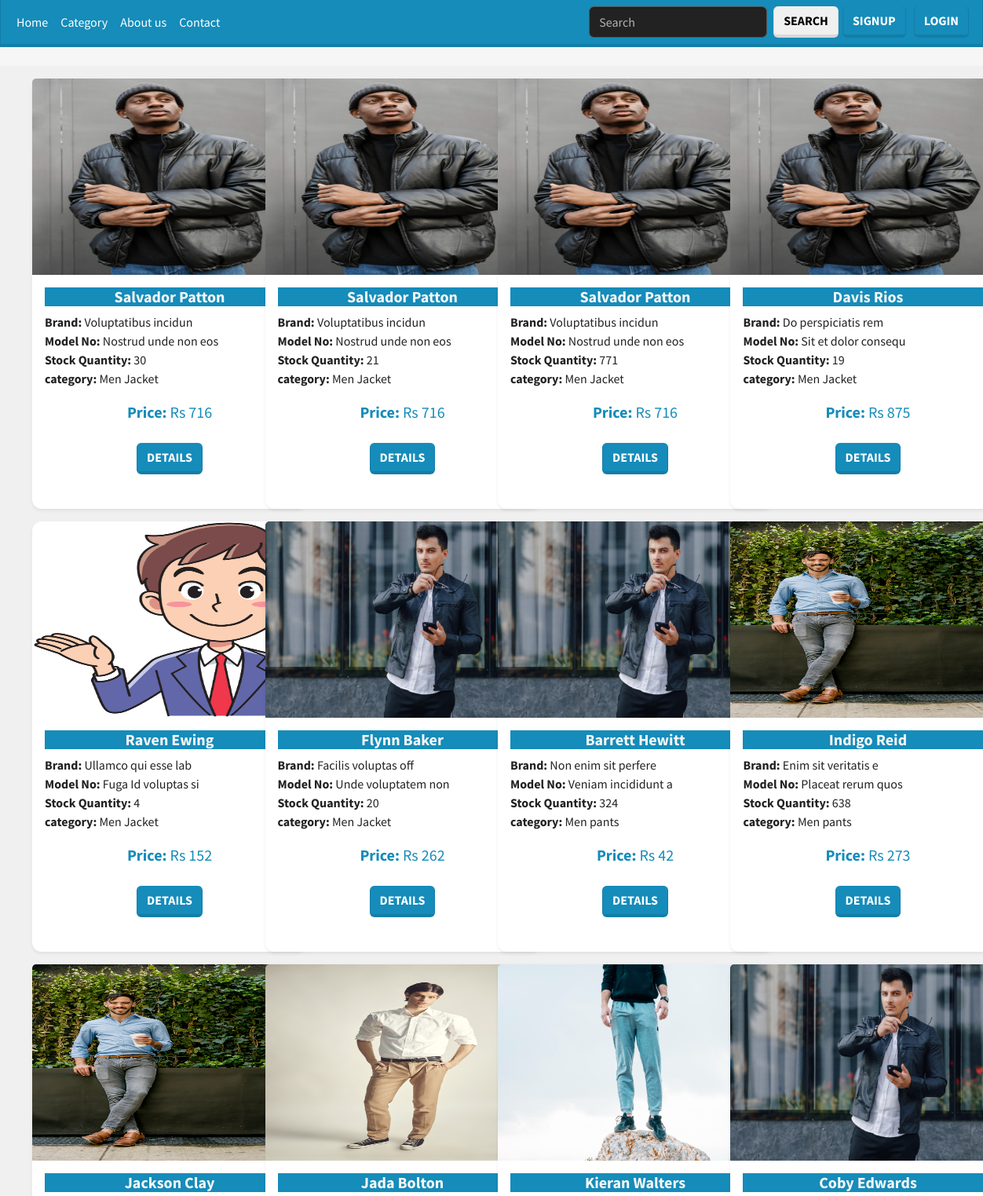
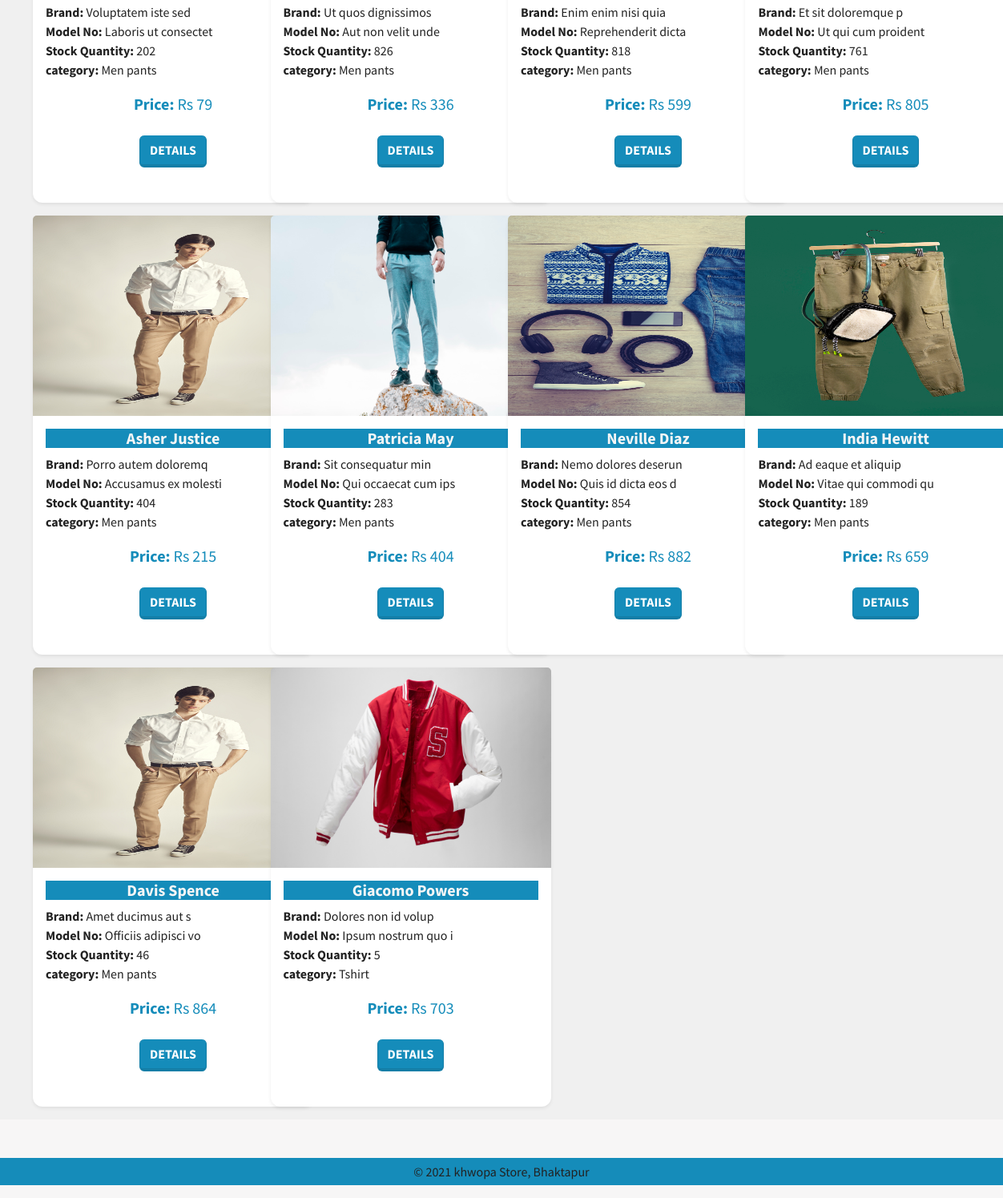
The page /welcomepage/home.php on the database its author committed (2 pictures, top to bottom).
### tables this page shows
CREATE TABLE `products` (
  `pid` int(11) NOT NULL,
  `cid` int(11) NOT NULL,
  `p_name` varchar(500) NOT NULL,
  `p_model` varchar(500) NOT NULL,
  `p_brand` varchar(500) NOT NULL,
  `p_description` text NOT NULL,
  `p_price` int(11) NOT NULL,
  `p_stocksQuantity` int(11) NOT NULL DEFAULT 0,
  `p_dateAndTime` datetime NOT NULL DEFAULT current_timestamp(),
  `p_image` varchar(500) NOT NULL
);

CREATE TABLE `categorys` (
  `cid` int(11) NOT NULL,
  `c_name` varchar(500) NOT NULL,
  `c_img` varchar(5000) NOT NULL
);

### welcomepage/functions.php (called while the page is built, shortened)
<?php
function selectProducts($conn)
{
    $sql = "SELECT products.pid, products.cid, products.p_name, products.p_model, products.p_brand,
                   products.p_price, products.p_stocksQuantity, products.p_image, categorys.c_name
            FROM products
            INNER JOIN categorys ON products.cid = categorys.cid
            WHERE products.p_stocksQuantity > 0
            ORDER BY categorys.c_name ASC";
    $stmt = $conn->prepare($sql);
    $stmt->execute();
    $result = $stmt->get_result();
    return $result;
}
?>

### welcomepage/home.php (the view, shortened to what this page needs)
<?php include "./layout/header.php";
include "../database/db.php";
include "functions.php";
?>
<?php
if (isset($_GET['category_single']) && isset($_GET['cid'])) {
  $cid = $_GET['cid'];
  $result = category_product_display($cid, $conn);
} else if (isset($_GET['search'])) {
  $searchTerm = $_GET['search'];
  $result = SearchFunction($searchTerm, $conn);
} else {
  $result = selectProducts($conn);
}
?>
<div class="container-fluid bg-trasparent my-4 p-3" style="position: relative;">
  <div class="row row-cols-1 row-cols-xs-2 row-cols-sm-2 row-cols-lg-4 g-3">
    <?php
    if ($result && $result->num_rows > 0) {
      while ($row = $result->fetch_assoc()) {
        ?>
        <div class="col">
          <div class="card h-100 shadow-sm">
            <img src="../image/product/<?php echo $row['p_image']; ?>" class="card-img-top"
              alt="<?php echo $row['p_name']; ?>">
            <div class="card-body">
              <h5 class="card-title bg-primary text-light" style="text-align:center;">
                <strong><?php echo $row['p_name']; ?></strong>
              </h5>
              <p class="card-text">
                <strong>Brand:</strong> <?php echo $row['p_brand']; ?><br>
                <strong>Model No:</strong> <?php echo $row['p_model']; ?><br>
                <strong>Stock Quantity:</strong> <?php echo $row['p_stocksQuantity']; ?> <br>
                <strong>category:</strong> <?php echo $row['c_name']; ?>
              </p>
              <p class="card-text text-primary" style="text-align: center; font-size: 20px;">
                <strong>Price:</strong> <?php echo 'Rs ' . $row['p_price']; ?>
              </p>
              <div class="text-center my-4">
              <button type="button" class="btn btn-primary formBtnPadding" data-bs-toggle="modal"
                            data-bs-target="#login">
                            Details
                        </button>
              </div>
            </div>
          </div>
        </div>
        <?php
      }
    } else {
      echo '<p>No products available.</p>';
    }
    ?>
  </div>
</div>
<?php include "./layout/footer.php" ?>

### welcomepage/layout/header.php (shortened to what this page needs)
<!doctype html>
<html lang="en">
<head>
    <link href="https://cdn.jsdelivr.net/npm/bootstrap@5.3.3/dist/css/bootstrap.min.css" rel="stylesheet"
>
    <link rel="stylesheet" href="../css/bootstrap.min.css">
    <link rel="stylesheet" href="../css/bootswagger.css">
    <link rel="stylesheet" href="../css/custom.css">
    <link rel="stylesheet" href="../css/sweetalert.css">
</head>
<body>
    <nav class="navbar navbar-expand-lg bg-primary" data-bs-theme="dark">
        <div class="container-fluid">
            <div class="collapse navbar-collapse" id="navbarColor01">
                <ul class="navbar-nav me-auto">
                    <li class="nav-item">
                        <a class="nav-link active_nav" href="./home.php">Home</a>
                    </li>
                    <li class="nav-item">
                        <a class="nav-link active_nav" href="./category.php">Category</a>
                    </li>
                    <li class="nav-item">
                        <a class="nav-link active_nav" href="./aboutus.php">About us</a>
                    </li>
                    <li class="nav-item">
                        <a class="nav-link active_nav" href="#">Contact</a>
                    </li>
                </ul>
                <form class="d-flex" action="home.php" method="get">
                    <input class="form-control me-sm-2" type="search" name="search" placeholder="Search">
                    <button class="btn btn-secondary my-2 my-sm-0" type="submit">Search</button>
                </form>
                <ul class="navbar-nav">
                    <li class="nav-item">
                        <button type="button" class="btn btn-primary formBtnPadding" data-bs-toggle="modal"
                            data-bs-target="#signup">
                            Signup
                        </button>
                    </li>
                    <li class="nav-item">
                        <button type="button" class="btn btn-primary formBtnPadding" data-bs-toggle="modal"
                            data-bs-target="#login">
                            Login
                        </button>
                    </li>
                </ul>
            </div>
        </div>
    </nav>
    <div class="bg-secondary">
        <div id="main_body">

### welcomepage/layout/footer.php (shortened to what this page needs)
</div>
</div>
  <br>
 <div class="bg-primary" id="footer_div"><p class="footer_text"> © 2021 khwopa Store, Bhaktapur</p></div>
</body>
</html>

### css/custom.css (style rules this page uses)
nav .active_nav { color: white !important; }
.card-img, .card-img-bottom, .card-img-top { width: 100%; height: 250px; }
a { text-decoration: none; color: white; }
#main_body { min-height: 593px !important; margin-left: 2% !important; margin-right: 2% !important; text-align: justify; margin-top:1% ; }
body { background-color: #f7f6f6; }
.card { width: 350px; border: none; box-shadow: 5px 6px 6px 2px #e9ecef; border-radius: 12px; }
.footer_text { text-align: center; padding: 5px; }

### welcomepage/layout/header.php (style rules this page uses)
.formBtnPadding { margin-left: 5px; margin-right: 5px; }

### rows shown on the page
products: p_image (picture), p_name "Salvador Patton", p_brand "Voluptatibus incidun", p_model "Nostrud unde non eos", p_stocksQuantity "30", cid.c_name "Men Jacket", p_price "716"
products: p_image (picture), p_name "Salvador Patton", p_brand "Voluptatibus incidun", p_model "Nostrud unde non eos", p_stocksQuantity "21", cid.c_name "Men Jacket", p_price "716"
products: p_image (picture), p_name "Salvador Patton", p_brand "Voluptatibus incidun", p_model "Nostrud unde non eos", p_stocksQuantity "771", cid.c_name "Men Jacket", p_price "716"
products: p_image (picture), p_name "Davis Rios", p_brand "Do perspiciatis rem", p_model "Sit et dolor consequ", p_stocksQuantity "19", cid.c_name "Men Jacket", p_price "875"
products: p_image (picture), p_name "Raven Ewing", p_brand "Ullamco qui esse lab", p_model "Fuga Id voluptas si", p_stocksQuantity "4", cid.c_name "Men Jacket", p_price "152"
products: p_image (picture), p_name "Flynn Baker", p_brand "Facilis voluptas off", p_model "Unde voluptatem non", p_stocksQuantity "20", cid.c_name "Men Jacket", p_price "262"
products: p_image (picture), p_name "Barrett Hewitt", p_brand "Non enim sit perfere", p_model "Veniam incididunt a", p_stocksQuantity "324", cid.c_name "Men pants", p_price "42"
products: p_image (picture), p_name "Indigo Reid", p_brand "Enim sit veritatis e", p_model "Placeat rerum quos", p_stocksQuantity "638", cid.c_name "Men pants", p_price "273"
products: p_image (picture), p_name "Jackson Clay", p_brand "Voluptatem iste sed", p_model "Laboris ut consectet", p_stocksQuantity "202", cid.c_name "Men pants", p_price "79"
products: p_image (picture), p_name "Jada Bolton", p_brand "Ut quos dignissimos", p_model "Aut non velit unde", p_stocksQuantity "826", cid.c_name "Men pants", p_price "336"
products: p_image (picture), p_name "Kieran Walters", p_brand "Enim enim nisi quia", p_model "Reprehenderit dicta", p_stocksQuantity "818", cid.c_name "Men pants", p_price "599"
products: p_image (picture), p_name "Coby Edwards", p_brand "Et sit doloremque p", p_model "Ut qui cum proident", p_stocksQuantity "761", cid.c_name "Men pants", p_price "805"
products: p_image (picture), p_name "Asher Justice", p_brand "Porro autem doloremq", p_model "Accusamus ex molesti", p_stocksQuantity "404", cid.c_name "Men pants", p_price "215"
products: p_image (picture), p_name "Patricia May", p_brand "Sit consequatur min", p_model "Qui occaecat cum ips", p_stocksQuantity "283", cid.c_name "Men pants", p_price "404"
products: p_image (picture), p_name "Neville Diaz", p_brand "Nemo dolores deserun", p_model "Quis id dicta eos d", p_stocksQuantity "854", cid.c_name "Men pants", p_price "882"
products: p_image (picture), p_name "India Hewitt", p_brand "Ad eaque et aliquip", p_model "Vitae qui commodi qu", p_stocksQuantity "189", cid.c_name "Men pants", p_price "659"
products: p_image (picture), p_name "Davis Spence", p_brand "Amet ducimus aut s", p_model "Officiis adipisci vo", p_stocksQuantity "46", cid.c_name "Men pants", p_price "864"
products: p_image (picture), p_name "Giacomo Powers", p_brand "Dolores non id volup", p_model "Ipsum nostrum quo i", p_stocksQuantity "5", cid.c_name "Tshirt", p_price "703"
